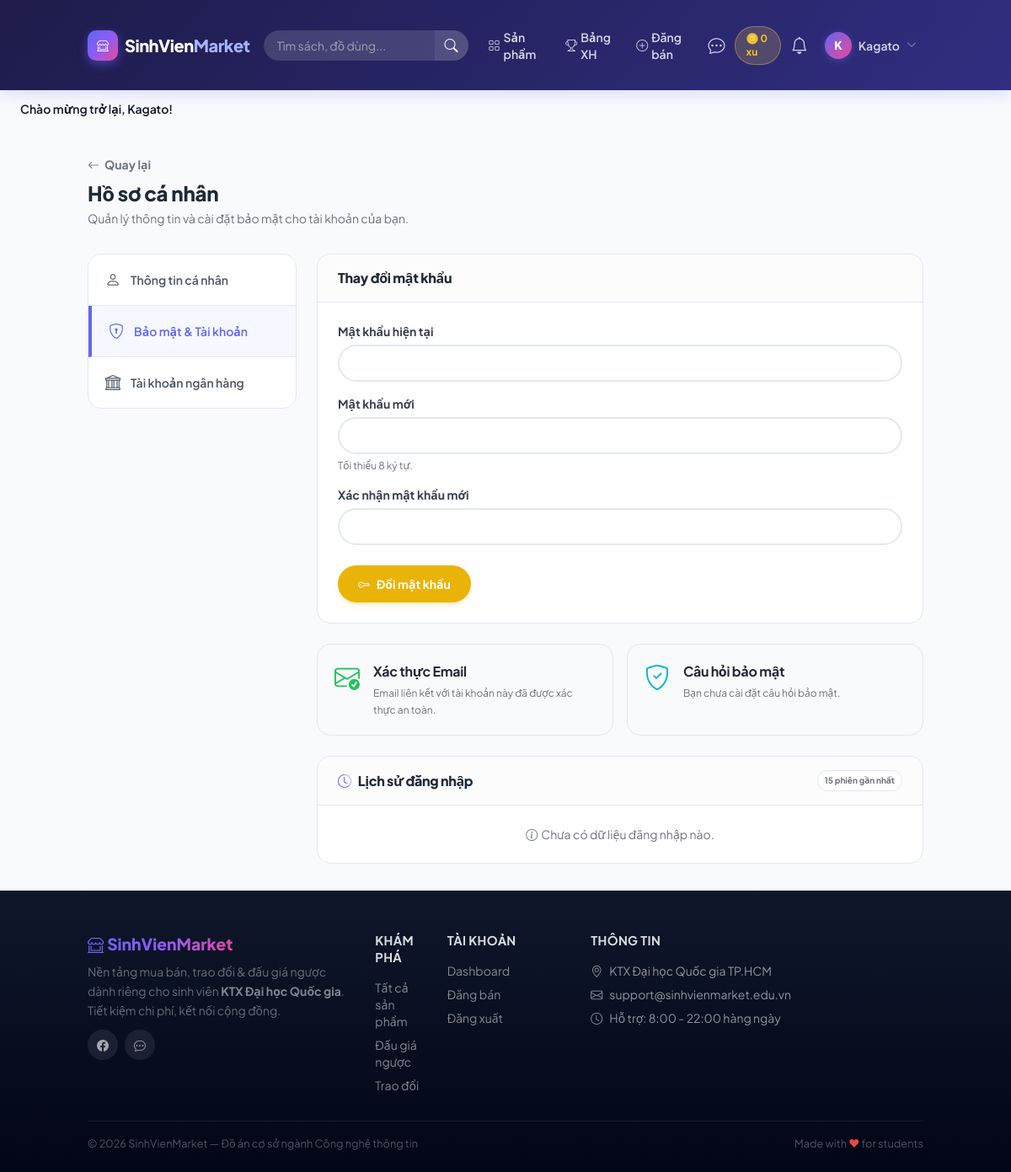
/profile?tab=security (signed in), run on the app's committed database.
### tables this page shows
CREATE TABLE `users` (
    `id`         INT UNSIGNED NOT NULL AUTO_INCREMENT,
    `name`       VARCHAR(100) NOT NULL COMMENT 'Họ tên đầy đủ',
    `email`      VARCHAR(150) NOT NULL COMMENT 'Email đăng ký (duy nhất)',
    `password`   VARCHAR(255) NOT NULL COMMENT 'bcrypt hash',
    `phone`      VARCHAR(20)  DEFAULT NULL COMMENT 'Số điện thoại liên hệ',
    `avatar`     VARCHAR(255) DEFAULT NULL COMMENT 'Đường dẫn ảnh đại diện',
    `role`       ENUM('student', 'admin') NOT NULL DEFAULT 'student',
    `is_locked`  TINYINT(1) NOT NULL DEFAULT 0 COMMENT '1 = bị khóa bởi Admin',
    `lock_reason` VARCHAR(255) DEFAULT NULL,
    `locked_at`   TIMESTAMP NULL DEFAULT NULL,
    `locked_until` TIMESTAMP NULL DEFAULT NULL,
     
    `google_id`   VARCHAR(100) NULL UNIQUE COMMENT 'ID từ Google',
    `avatar_url`  VARCHAR(255) NULL COMMENT 'Ảnh đại diện từ Google',
     
    `security_question` VARCHAR(255) DEFAULT NULL,
    `security_answer`   VARCHAR(255) DEFAULT NULL,
    `otp_code`          VARCHAR(255) DEFAULT NULL,
    `otp_expires_at`    TIMESTAMP NULL DEFAULT NULL,
    `is_verified`       TINYINT(1) DEFAULT 0,
    `last_verified_at`  TIMESTAMP NULL DEFAULT NULL,
     
    `university`        VARCHAR(200) DEFAULT NULL COMMENT 'Trường / Khoa',
    `student_id`        VARCHAR(30)  DEFAULT NULL COMMENT 'MSSV (tùy chọn)',
    `dormitory_address` VARCHAR(255) DEFAULT NULL COMMENT 'Ký túc xá / Địa chỉ giao nhận',
    `social_contact`    VARCHAR(255) DEFAULT NULL COMMENT 'Zalo / Facebook liên hệ',
    `bio`               TEXT         DEFAULT NULL COMMENT 'Tiểu sử ngắn',
    `available_time`    VARCHAR(100) DEFAULT NULL COMMENT 'Thời gian online',
     
    `is_student_verified` TINYINT(1) NOT NULL DEFAULT 0 COMMENT '1 = đã xác thực là sinh viên (email edu/ac.vn)',
     
    `twofa_enabled`     TINYINT(1) NOT NULL DEFAULT 0 COMMENT '1 = bật xác minh 2 bước khi đăng nhập',
    `session_token`     VARCHAR(64) NULL COMMENT 'Token phiên hiện hành — 1 tài khoản chỉ 1 phiên',
     
    `coins`         INT UNSIGNED NOT NULL DEFAULT 0 COMMENT 'Số xu hiện có',
    `checkin_streak` INT UNSIGNED NOT NULL DEFAULT 0 COMMENT 'Chuỗi điểm danh liên tiếp',
    `last_checkin`  DATE          DEFAULT NULL COMMENT 'Ngày check-in gần nhất',
     
    `strike_count`  TINYINT UNSIGNED NOT NULL DEFAULT 0 COMMENT 'Số gậy cảnh cáo vi phạm',
    `created_at` TIMESTAMP NOT NULL DEFAULT CURRENT_TIMESTAMP,
    `updated_at` TIMESTAMP NOT NULL DEFAULT CURRENT_TIMESTAMP ON UPDATE CURRENT_TIMESTAMP,
    PRIMARY KEY (`id`),
    UNIQUE KEY `uq_email` (`email`),
    KEY `idx_role` (`role`),
    KEY `idx_is_locked` (`is_locked`),
    KEY `idx_student_verified` (`is_student_verified`)
);

### app/views/layouts/main.php (the view, shortened to what the rows shown need)
<?php
$appUrl  = rtrim($_ENV['APP_URL'] ?? 'http://localhost:8080/sinhvien-market', '/');
$user    = $_SESSION['user'] ?? null;
?>
<!DOCTYPE html>
<html lang="vi">
<head>
  <link href="https://cdn.jsdelivr.net/npm/bootstrap-icons@1.11.3/font/bootstrap-icons.min.css" rel="stylesheet">
  <link href="<?= $appUrl ?>/public/css/app.css" rel="stylesheet">
  <link href="<?= $appUrl ?>/public/css/style.css" rel="stylesheet">
</head>
<body class="bg-light-bg text-light-text dark:bg-dark-bg dark:text-dark-text min-h-screen flex flex-col font-sans antialiased">
<nav class="navbar-main" id="mainNavbar" x-data="{ mobileOpen: false }">
  <div class="container mx-auto px-4">
    <div class="flex items-center justify-between py-3">
      <div class="hidden lg:flex items-center flex-1 gap-3 ml-4">
        <ul class="flex items-center gap-1 ml-auto list-none p-0 m-0">
          <?php if ($user): ?>
            <?php if (($user['role'] ?? '') !== 'admin'): ?>
            <li>
              <a class="flex items-center gap-1 px-3 py-2 rounded-lg text-white/80 hover:text-white hover:bg-white/10 text-sm font-semibold transition-all no-underline" href="<?= $appUrl ?>/products/create">
                <i class="bi bi-plus-circle"></i> Đăng bán
              </a>
            </li>
            <?php endif; ?>
            <?php if (($user['role'] ?? '') !== 'admin'): ?>
            <li class="relative">
              <a class="relative flex items-center justify-center w-9 h-9 rounded-lg text-white/80 hover:text-white hover:bg-white/10 transition-all no-underline" href="<?= $appUrl ?>/chat" title="Tin nhắn">
                <i class="bi bi-chat-dots text-xl"></i>
              </a>
            </li>
            <?php endif; ?>
            <?php if (($user['role'] ?? '') !== 'admin'): ?>
            <li>
              <a href="<?= $appUrl ?>/rewards" class="flex items-center gap-1 px-3 py-1.5 rounded-full text-xs font-bold no-underline transition-all" style="background:rgba(255,220,80,.18);color:#fbbf24;border:1px solid rgba(255,220,80,.35)" title="Điểm Danh Bỏ Túi Xu">
                🪙 <?= (int)($user['coins'] ?? 0) ?> xu
              </a>
            </li>
            <?php endif; ?>
            <li x-data="{ notifOpen: false }" class="relative">
              <button @click="notifOpen = !notifOpen" class="relative flex items-center justify-center w-9 h-9 rounded-lg text-white/80 hover:text-white hover:bg-white/10 transition-all border-0 bg-transparent cursor-pointer" title="Thông báo">
                <i class="bi bi-bell text-xl"></i>
              </button>
            </li>
            <li x-data="{ userOpen: false }" class="relative">
              <button @click="userOpen = !userOpen" class="flex items-center gap-2 px-2 py-1 rounded-lg text-white/80 hover:text-white hover:bg-white/10 transition-all text-sm font-semibold border-0 bg-transparent cursor-pointer">
                <div class="nav-avatar">
                  <?php if (!empty($user['avatar'])): ?>
                    <img src="<?= $appUrl ?>/users/avatar?id=<?= (int)($user['id'] ?? 0) ?>" alt="Avatar">
                  <?php elseif (!empty($user['avatar_url'])): ?>
                    <img src="<?= htmlspecialchars($user['avatar_url'], ENT_QUOTES) ?>" alt="Avatar">
                  <?php else: ?>
                    <?= mb_strtoupper(mb_substr($user['name'] ?? 'U', 0, 1)) ?>
                  <?php endif; ?>
                </div>
                <span><?= htmlspecialchars($user['name'] ?? 'Tài khoản', ENT_QUOTES) ?></span>
                <i class="bi bi-chevron-down text-xs opacity-70"></i>
              </button>
            </li>
          <?php endif; ?>
        </ul>
      </div>
    </div>
  </div>
</nav>
<main class="animate-[fadeInUp_0.4s_ease-out_both]">
  <?= $content ?>
</main>
</body>
</html>

### data on the page
users: coins "0", name "K", name "Kagato"

### other printed values
$message "Chào mừng trở lại, Kagato!"
